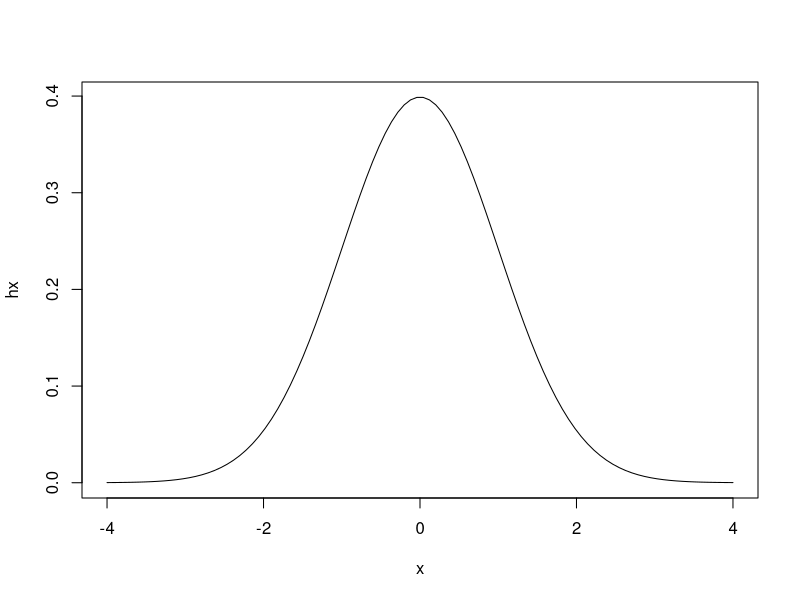

Here is the R script that generated this plot:
## ---- chunk 1
x <- seq(-4, 4, length=100)
hx <- dnorm(x)
plot(x, hx, type='l')
## ---- chunk 2
library(stringr)
str_match("http://doodle.com/poll/ga2thc6k5w9xa2z32kt452rz/", "poll/([:alnum:]*)/$")[,2]
